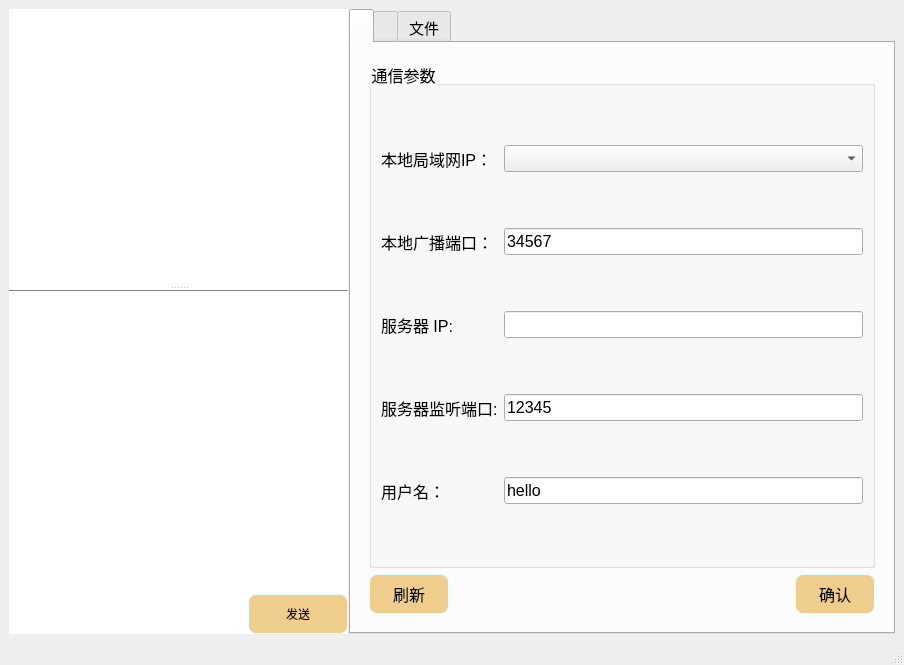
<?xml version="1.0" encoding="UTF-8"?>
<ui version="4.0">
 <class>MainWindow</class>
 <widget class="QMainWindow" name="MainWindow">
  <property name="geometry">
   <rect>
    <x>0</x>
    <y>0</y>
    <width>904</width>
    <height>665</height>
   </rect>
  </property>
  <property name="windowTitle">
   <string>MainWindow</string>
  </property>
  <widget class="QWidget" name="centralwidget">
   <layout class="QGridLayout" name="gridLayout_2">
    <item row="0" column="0">
     <widget class="QSplitter" name="splitter_2">
      <property name="orientation">
       <enum>Qt::Horizontal</enum>
      </property>
      <property name="handleWidth">
       <number>1</number>
      </property>
      <property name="childrenCollapsible">
       <bool>false</bool>
      </property>
      <widget class="QWidget" name="widget" native="true">
       <property name="styleSheet">
        <string notr="true">QWidget{
	padding: 0px;
    margin: 0px;
    background-color: white;
}</string>
       </property>
       <layout class="QGridLayout" name="gridLayout">
        <item row="0" column="0">
         <widget class="QSplitter" name="splitter_1">
          <property name="orientation">
           <enum>Qt::Vertical</enum>
          </property>
          <widget class="QTextBrowser" name="textBrowser">
           <property name="styleSheet">
            <string notr="true">QTextBrowser
{
    font-family: 微软雅黑;
	border-style: none;
    margin: 0px;
	font-size: 16px;
}
</string>
           </property>
          </widget>
          <widget class="QWidget" name="layoutWidget">
           <layout class="QVBoxLayout" name="verticalLayout_2">
            <item>
             <widget class="QTextEdit" name="textEdit">
              <property name="font">
               <font>
                <family>微软雅黑</family>
                <pointsize>12</pointsize>
               </font>
              </property>
              <property name="styleSheet">
               <string notr="true">QTextEdit
{
    font-family: 微软雅黑;
	border-style: none;
    margin: 0px;
	border-top: 1px solid gray;
}

</string>
              </property>
              <property name="inputMethodHints">
               <set>Qt::ImhNone</set>
              </property>
              <property name="readOnly">
               <bool>false</bool>
              </property>
              <property name="html">
               <string>&lt;!DOCTYPE HTML PUBLIC &quot;-//W3C//DTD HTML 4.0//EN&quot; &quot;http://www.w3.org/TR/REC-html40/strict.dtd&quot;&gt;
&lt;html&gt;&lt;head&gt;&lt;meta name=&quot;qrichtext&quot; content=&quot;1&quot; /&gt;&lt;style type=&quot;text/css&quot;&gt;
p, li { white-space: pre-wrap; }
&lt;/style&gt;&lt;/head&gt;&lt;body style=&quot; font-family:'微软雅黑'; font-size:12pt; font-weight:400; font-style:normal;&quot;&gt;
&lt;p style=&quot;-qt-paragraph-type:empty; margin-top:0px; margin-bottom:0px; margin-left:0px; margin-right:0px; -qt-block-indent:0; text-indent:0px;&quot;&gt;&lt;br /&gt;&lt;/p&gt;&lt;/body&gt;&lt;/html&gt;</string>
              </property>
              <property name="overwriteMode">
               <bool>true</bool>
              </property>
             </widget>
            </item>
            <item>
             <layout class="QHBoxLayout" name="horizontalLayout">
              <item>
               <spacer name="horizontalSpacer">
                <property name="orientation">
                 <enum>Qt::Horizontal</enum>
                </property>
                <property name="sizeHint" stdset="0">
                 <size>
                  <width>40</width>
                  <height>20</height>
                 </size>
                </property>
               </spacer>
              </item>
              <item>
               <widget class="QPushButton" name="sendButton">
                <property name="sizePolicy">
                 <sizepolicy hsizetype="Fixed" vsizetype="Fixed">
                  <horstretch>0</horstretch>
                  <verstretch>40</verstretch>
                 </sizepolicy>
                </property>
                <property name="minimumSize">
                 <size>
                  <width>100</width>
                  <height>40</height>
                 </size>
                </property>
                <property name="styleSheet">
                 <string notr="true">QPushButton
{
	font-family: 微软雅黑;
	border-radius: 8px;
	background-color: #efcd8d;
	border: 1px solid LightCyan;
}

QPushButton:hover{
	background-color: #efbd6d;
}

QPushButton:pressed{
	background-color: orange;
}</string>
                </property>
                <property name="text">
                 <string>发送</string>
                </property>
               </widget>
              </item>
             </layout>
            </item>
           </layout>
          </widget>
         </widget>
        </item>
       </layout>
      </widget>
      <widget class="QTabWidget" name="tabWidget">
       <property name="minimumSize">
        <size>
         <width>0</width>
         <height>0</height>
        </size>
       </property>
       <property name="font">
        <font>
         <family>微软雅黑</family>
         <pointsize>11</pointsize>
        </font>
       </property>
       <property name="styleSheet">
        <string notr="true">QToolBox
{
	padding: 0px 0px;
    border-width: 0px;

}</string>
       </property>
       <property name="currentIndex">
        <number>0</number>
       </property>
       <property name="documentMode">
        <bool>false</bool>
       </property>
       <property name="tabsClosable">
        <bool>false</bool>
       </property>
       <property name="movable">
        <bool>false</bool>
       </property>
       <property name="tabBarAutoHide">
        <bool>false</bool>
       </property>
       <widget class="QWidget" name="tabWidgetPage1">
        <attribute name="title">
         <string/>
        </attribute>
        <layout class="QGridLayout" name="gridLayout_4">
         <item row="0" column="0">
          <widget class="QWidget" name="widget_2" native="true">
           <property name="styleSheet">
            <string notr="true">QWidget
{
	font-family: &quot;微软雅黑&quot;;
	font-size: 16px;
}</string>
           </property>
           <layout class="QVBoxLayout" name="verticalLayout_4">
            <item>
             <widget class="QGroupBox" name="groupBox">
              <property name="sizePolicy">
               <sizepolicy hsizetype="Preferred" vsizetype="Expanding">
                <horstretch>0</horstretch>
                <verstretch>0</verstretch>
               </sizepolicy>
              </property>
              <property name="title">
               <string>通信参数</string>
              </property>
              <layout class="QGridLayout" name="gridLayout_5">
               <item row="0" column="0">
                <widget class="QLabel" name="label">
                 <property name="text">
                  <string>本地局域网IP：</string>
                 </property>
                </widget>
               </item>
               <item row="0" column="1">
                <widget class="QComboBox" name="comboBox"/>
               </item>
               <item row="1" column="0">
                <widget class="QLabel" name="label_2">
                 <property name="text">
                  <string>本地广播端口：</string>
                 </property>
                </widget>
               </item>
               <item row="1" column="1">
                <widget class="QLineEdit" name="lineEdit_2">
                 <property name="text">
                  <string>34567</string>
                 </property>
                </widget>
               </item>
               <item row="2" column="0">
                <widget class="QLabel" name="label_6">
                 <property name="text">
                  <string>服务器 IP:</string>
                 </property>
                </widget>
               </item>
               <item row="2" column="1">
                <widget class="QLineEdit" name="lineEdit">
                 <property name="text">
                  <string/>
                 </property>
                </widget>
               </item>
               <item row="3" column="0">
                <widget class="QLabel" name="label_5">
                 <property name="text">
                  <string>服务器监听端口:</string>
                 </property>
                </widget>
               </item>
               <item row="3" column="1">
                <widget class="QLineEdit" name="lineEdit_5">
                 <property name="text">
                  <string>12345</string>
                 </property>
                </widget>
               </item>
               <item row="4" column="0">
                <widget class="QLabel" name="label_4">
                 <property name="text">
                  <string>用户名：</string>
                 </property>
                </widget>
               </item>
               <item row="4" column="1">
                <widget class="QLineEdit" name="lineEdit_4">
                 <property name="text">
                  <string>hello</string>
                 </property>
                </widget>
               </item>
              </layout>
             </widget>
            </item>
            <item>
             <layout class="QHBoxLayout" name="horizontalLayout_2">
              <item>
               <widget class="QPushButton" name="refreshButton">
                <property name="sizePolicy">
                 <sizepolicy hsizetype="Fixed" vsizetype="Fixed">
                  <horstretch>0</horstretch>
                  <verstretch>0</verstretch>
                 </sizepolicy>
                </property>
                <property name="minimumSize">
                 <size>
                  <width>80</width>
                  <height>40</height>
                 </size>
                </property>
                <property name="styleSheet">
                 <string notr="true">QPushButton
{
	font-family: 微软雅黑;
	border-radius: 8px;
	background-color: #efcd8d;
	border: 1px solid LightCyan;
}

QPushButton:hover{
	background-color: #efbd6d;
}

QPushButton:pressed{
	background-color: orange;
}</string>
                </property>
                <property name="text">
                 <string>刷新</string>
                </property>
               </widget>
              </item>
              <item>
               <spacer name="horizontalSpacer_2">
                <property name="orientation">
                 <enum>Qt::Horizontal</enum>
                </property>
                <property name="sizeHint" stdset="0">
                 <size>
                  <width>40</width>
                  <height>20</height>
                 </size>
                </property>
               </spacer>
              </item>
              <item>
               <widget class="QPushButton" name="enterButton">
                <property name="sizePolicy">
                 <sizepolicy hsizetype="Fixed" vsizetype="Fixed">
                  <horstretch>0</horstretch>
                  <verstretch>40</verstretch>
                 </sizepolicy>
                </property>
                <property name="minimumSize">
                 <size>
                  <width>80</width>
                  <height>40</height>
                 </size>
                </property>
                <property name="styleSheet">
                 <string notr="true">QPushButton
{
	font-family: 微软雅黑;
	border-radius: 8px;
	background-color: #efcd8d;
	border: 1px solid LightCyan;
}

QPushButton:hover{
	background-color: #efbd6d;
}

QPushButton:pressed{
	background-color: orange;
}</string>
                </property>
                <property name="text">
                 <string>确认</string>
                </property>
               </widget>
              </item>
             </layout>
            </item>
           </layout>
          </widget>
         </item>
        </layout>
       </widget>
       <widget class="QWidget" name="tabWidgetPage2">
        <attribute name="title">
         <string/>
        </attribute>
        <layout class="QGridLayout" name="gridLayout_3">
         <item row="0" column="0">
          <widget class="QListWidget" name="listWidget">
           <property name="styleSheet">
            <string notr="true">QListWidget
{
	margin: 0 0;
	border-style: none;
    background-color: snow;
}

</string>
           </property>
          </widget>
         </item>
        </layout>
       </widget>
       <widget class="QWidget" name="tab">
        <attribute name="title">
         <string>文件</string>
        </attribute>
        <layout class="QVBoxLayout" name="verticalLayout">
         <item>
          <widget class="QListWidget" name="fileList"/>
         </item>
         <item>
          <widget class="QWidget" name="widget_3" native="true">
           <layout class="QVBoxLayout" name="verticalLayout_3">
            <item>
             <layout class="QHBoxLayout" name="horizontalLayout_3">
              <item>
               <spacer name="horizontalSpacer_3">
                <property name="orientation">
                 <enum>Qt::Horizontal</enum>
                </property>
                <property name="sizeHint" stdset="0">
                 <size>
                  <width>166</width>
                  <height>20</height>
                 </size>
                </property>
               </spacer>
              </item>
              <item>
               <widget class="QPushButton" name="pushButton">
                <property name="minimumSize">
                 <size>
                  <width>0</width>
                  <height>0</height>
                 </size>
                </property>
                <property name="text">
                 <string/>
                </property>
               </widget>
              </item>
              <item>
               <spacer name="horizontalSpacer_4">
                <property name="orientation">
                 <enum>Qt::Horizontal</enum>
                </property>
                <property name="sizeHint" stdset="0">
                 <size>
                  <width>166</width>
                  <height>20</height>
                 </size>
                </property>
               </spacer>
              </item>
             </layout>
            </item>
            <item>
             <widget class="QProgressBar" name="progressBar">
              <property name="value">
               <number>0</number>
              </property>
             </widget>
            </item>
           </layout>
          </widget>
         </item>
        </layout>
       </widget>
      </widget>
     </widget>
    </item>
   </layout>
  </widget>
  <widget class="QMenuBar" name="menubar">
   <property name="geometry">
    <rect>
     <x>0</x>
     <y>0</y>
     <width>904</width>
     <height>26</height>
    </rect>
   </property>
  </widget>
  <widget class="QStatusBar" name="statusBar"/>
 </widget>
 <resources/>
 <connections/>
</ui>
